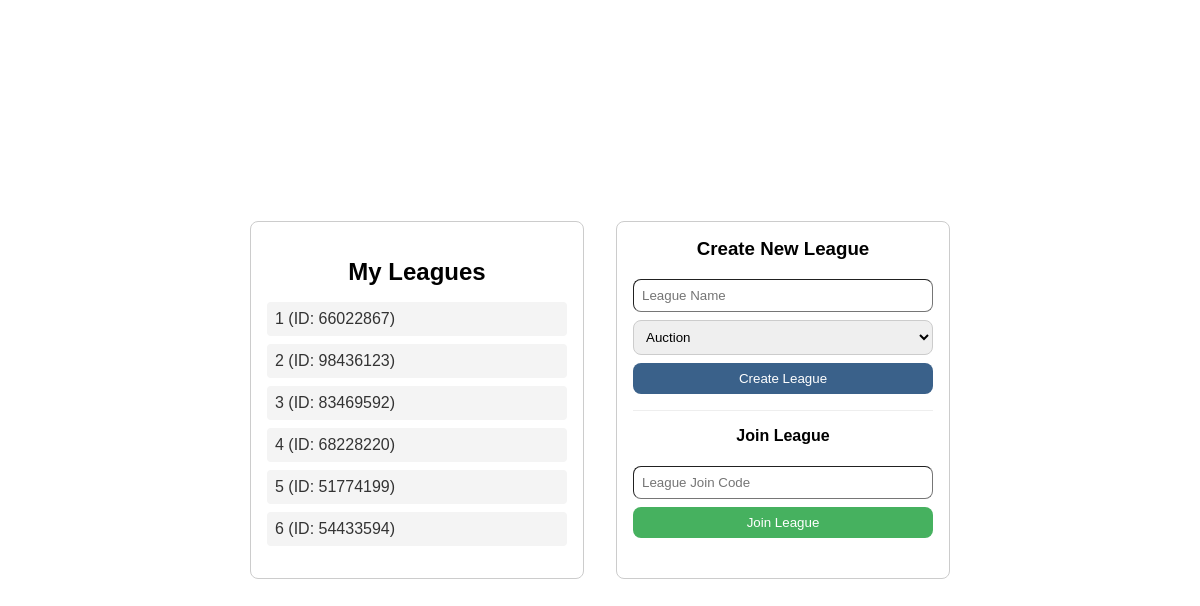
/dashboard (signed in), run on an earlier commit of the app's database.
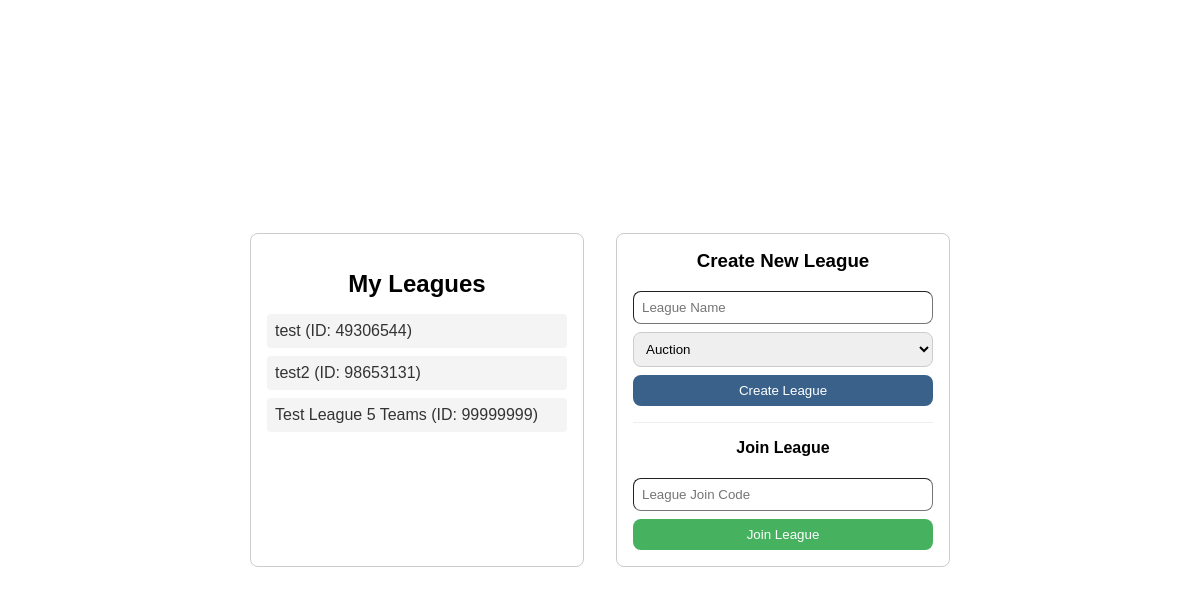
And on a later commit of the database.
### tables this page shows
CREATE TABLE PlayerLeague (
    LID INTEGER PRIMARY KEY,
    draftType TEXT,
    leagueName TEXT,
    ownerAccount INTEGER,
    status TEXT DEFAULT 'initial', current_day INTEGER DEFAULT 1, -- 'initial', 'draft', 'final'
    FOREIGN KEY (ownerAccount) REFERENCES PlayerAccount(accountID)
);

### app.py (the view)
@app.route('/dashboard', methods=['GET'])
def dashboard():
    conn = sqlite3.connect(DB_FILE)
    cursor = conn.cursor()
    cursor.execute(
        """SELECT pl.LID, pl.leagueName
            FROM PlayerLeague pl
            JOIN PlayerTeam pt ON pl.LID = pt.LID
            WHERE pt.accountID = ?""",
        (session.get('user_id'),)
        )
    leagues_data = cursor.fetchall()
    leagues = []
    for league in leagues_data:
        leagues.append({
            'id': league[0],
            'name': league[1]
        })
    conn.close()
    return render_template('dashboard.html', leagues=leagues)

### templates/dashboard.html (shortened to what this page needs)
<!DOCTYPE html>
<html lang="en">
<head>
    <link rel="stylesheet" href="{{ url_for('static', filename='style.css') }}">
</head>
<body>
    <div class="dashboard-wrapper">
        <div class="leagues-section">
            <h2>My Leagues</h2>
            <ul>
            {% for league in leagues %}
                <li><a href="{{ url_for('league', league_id=league.id )}}">{{ league.name }} (ID: {{ league.id }})</a></li>
            {% endfor %}
            </ul>
        </div>
        <div class="forms-section">
            <div class="create-section">
                <h3>Create New League</h3>
                <form action="/create_league" method="POST">
                    <input type="text" name="leagueName" placeholder="League Name" required>
                    <select name="draftType">
                        <option value="Auction">Auction</option>
                    </select>
                    <button type="submit" class="login-btn">Create League</button>
                </form>
            </div>
            <hr>
            <div class="join-section">
                <h4>Join League</h4>
                <form action="/join_league" method="POST">
                    <input type="text" name="leagueID" placeholder="League Join Code" required>
                    <button type="submit" class="register-btn">Join League</button>
                </form>
            </div>
        </div>
    </div>
</body>
</html>

What changed in the data, as far as the page shows it:
removed PlayerLeague: name "1", id "66022867"
removed PlayerLeague: name "2", id "98436123"
removed PlayerLeague: name "3", id "83469592"
removed PlayerLeague: name "4", id "68228220"
removed PlayerLeague: name "5", id "51774199"
removed PlayerLeague: name "6", id "54433594"
added PlayerLeague: name "test", id "49306544"
added PlayerLeague: name "test2", id "98653131"
added PlayerLeague: name "Test League 5 Teams", id "99999999"
